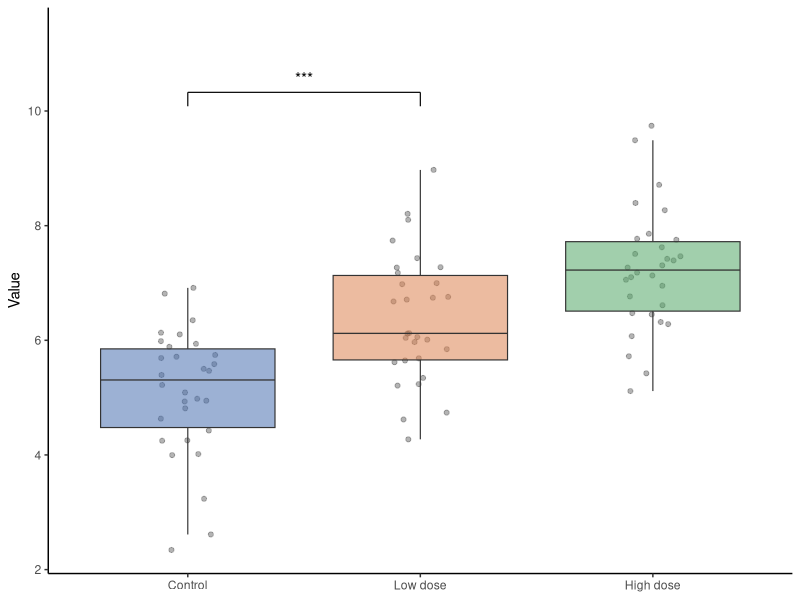
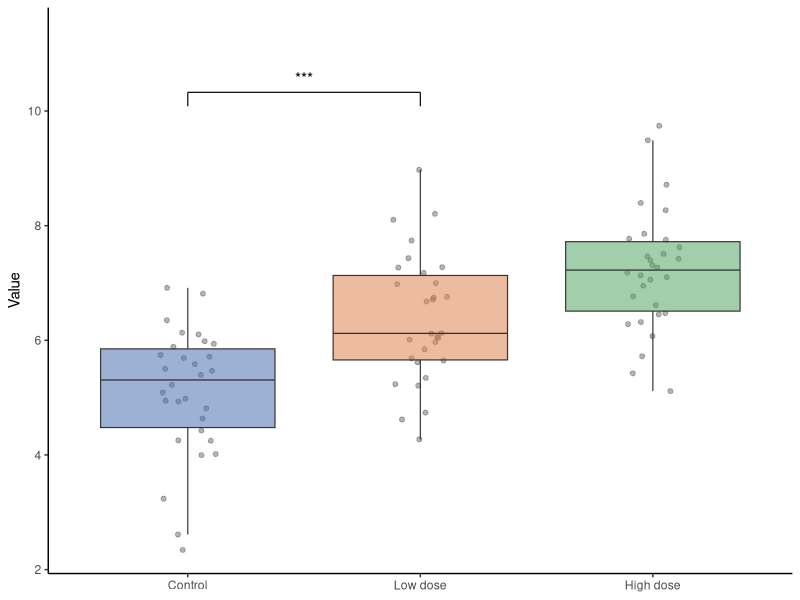

Source code (R) for these figures, in order:
# 000-example-grouped-boxplot — 分组箱线 + 抖动散点 + 显著性括线（R / ggplot2 模板）
# 本条目是发布示例：演示 figure.md 配方 ↔ 模板代码的对应关系。复用时替换示例数据块。

suppressPackageStartupMessages(library(ggplot2))

outdir <- {
  a <- commandArgs(); f <- grep("^--file=", a, value = TRUE)
  if (length(f)) dirname(normalizePath(sub("^--file=", "", f))) else getwd()
}

## ---------- 构造示例数据（复用时替换为你的长表：group, value） ----------
set.seed(1)
groups <- c("Control", "Low dose", "High dose")
df <- data.frame(
  group = factor(rep(groups, each = 30), levels = groups),
  value = c(rnorm(30, 5, 1.2), rnorm(30, 6.2, 1.4), rnorm(30, 7.1, 1.1)))
## -----------------------------------------------------------

pal <- setNames(c("#4C72B0", "#DD8452", "#55A868"), groups)
pv <- with(df, wilcox.test(value ~ group, subset = group %in% groups[1:2])$p.value)  # 示例只检验前两组
star <- function(p) cut(p, c(-Inf, 0.001, 0.01, 0.05, Inf),
                       labels = c("***", "**", "*", "ns"), right = FALSE)

top <- max(df$value)
p <- ggplot(df, aes(group, value, fill = group)) +
  geom_jitter(width = 0.12, alpha = 0.45, size = 1.4, color = "grey35") +
  geom_boxplot(outlier.shape = NA, alpha = 0.55, linewidth = 0.4,
               fatten = 1.1, show.legend = FALSE) +
  scale_fill_manual(values = pal) +
  annotate("segment", x = 1, xend = 2, y = top * 1.06, yend = top * 1.06, linewidth = 0.4) +
  annotate("segment", x = 1, xend = 1, y = top * 1.06, yend = top * 1.035, linewidth = 0.4) +
  annotate("segment", x = 2, xend = 2, y = top * 1.06, yend = top * 1.035, linewidth = 0.4) +
  annotate("text", x = 1.5, y = top * 1.085, label = star(pv), size = 4) +
  scale_y_continuous(expand = expansion(mult = c(0.05, 0.15))) +
  labs(x = NULL, y = "Value") +
  theme_classic(base_size = 11) + theme(legend.position = "none")

ggsave(file.path(outdir, "template_output_r.png"), p, width = 4.2, height = 4.2, dpi = 300)
ggsave(file.path(outdir, "template_output_r.pdf"), p, width = 4.2, height = 4.2)
cat("OK: template_output_r.png / template_output_r.pdf\n")
